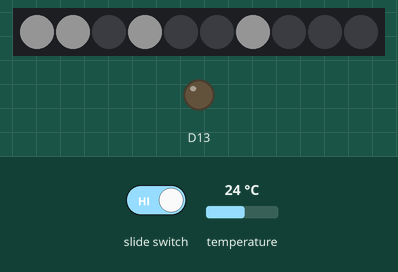
Recording of a sketch running on a simulated Adafruit Circuit Playground Express. Parts: 10 RGB LEDs in strip order, left to right, output pins drawn as LEDs (lit = HIGH). The test bench sets the inputs (shaded band); at power-on: temperature 24 °C. Dim RGB values are drawn brighter than linear.

Above: at 1.2 s.
1.3 s: temperature set to 12 °C
At 1.9 s:
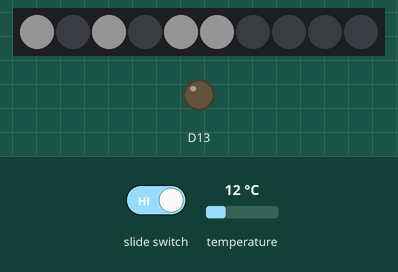
2.8 s: slide switch set LOW
At 3.1 s:
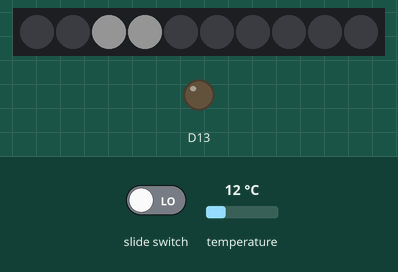
4.3 s: temperature set to 1.1 °C
At 5.3 s:
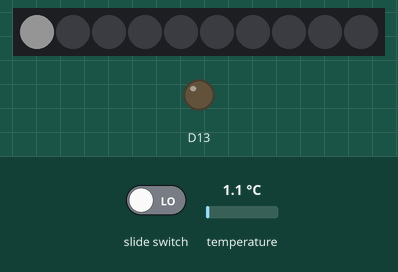
5.8 s: temperature set to 0.8 °C
At 6.6 s:
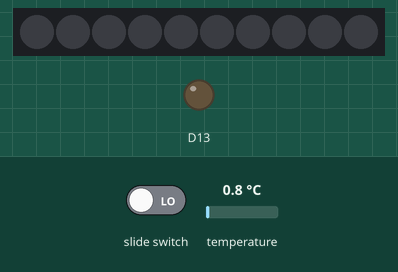
7.3 s: slide switch set HIGH
At 7.7 s:
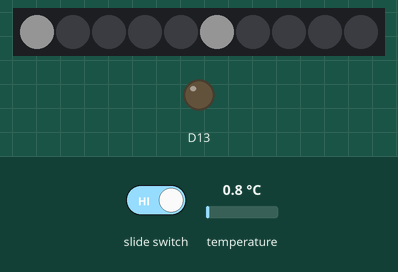
Timing chart, 0 to 9.8 s (numbered marks = the images above; inputs shaded):
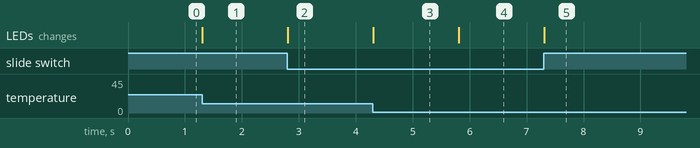

The sketch:

HowColdIsIt.ino
```cpp
// (licence header left out)
#include <Adafruit_CircuitPlayground.h>

float temperatureC, temperatureF;
float minTempC, minTempF;
uint8_t temperatureDisplay;
boolean isNegative;

///////////////////////////////////////////////////////////////////////////////
void setup() {
  // Initialize Circuit Playground library.
  CircuitPlayground.begin();

  // Turn off all the NexPixels.
  for (int p=0; p<10; p=p+1) {
    CircuitPlayground.setPixelColor(p, 0, 0, 0);
  }

  // Initialize temperature values to current temperature
  minTempC = CircuitPlayground.temperature();
  minTempF = CircuitPlayground.temperatureF();
}

///////////////////////////////////////////////////////////////////////////////
void loop() {
  // Get current temperatures.
  temperatureC = CircuitPlayground.temperature();
  temperatureF = CircuitPlayground.temperatureF();

  // Update minimum temperatures.
  if (temperatureC < minTempC) {
    minTempC = temperatureC;
  }
  if (temperatureF < minTempF) {
    minTempF = temperatureF;
  }

  // Use slide switch to choose temperature units.
  //    + (true)  = Fahrenheit
  //    - (false) = Celsius
  if (CircuitPlayground.slideSwitch() == true) {
    temperatureDisplay = uint8_t(abs(minTempF));
    if (minTempF < 0) {
      isNegative = true;
    } else {
      isNegative = false;
    }
  } else {
    temperatureDisplay = uint8_t(abs(minTempC));
    if (minTempC < 0) {
      isNegative = true;
    } else {
      isNegative = false;
    }
  }

  // Indicate sign of temperature on NeoPixel #8.
  if (isNegative == true) {
    // Blue light.
    CircuitPlayground.setPixelColor(8, 0, 0, 255);
  } else {
    // Off.
    CircuitPlayground.setPixelColor(8, 0, 0, 0);
  }

  // Display minimum temperature on NeoPixels #0-#7.
  for (int p=0; p<8; p=p+1) {
      // Is the least signficant bit a 1?
      if (temperatureDisplay & 0x01 == 1) {
        // Turn on the NeoPixel
        CircuitPlayground.setPixelColor(p, 255, 255, 255);
      } else {
        // Turn off the NeoPixel
        CircuitPlayground.setPixelColor(p, 0, 0, 0);
      }
      // Shift the value down to the next bit.
      temperatureDisplay = temperatureDisplay >> 1;
  }
}
```

Measured:
- the behaviour switches between 1 and 0.9 °C on temperature (found by bisection; images 3 and 4)
- after the input at 1.3 s, the LEDs: change at once (image 1)
- after the input at 2.8 s, the LEDs: change at once (image 2)
- after the input at 4.3 s, the LEDs: change at once (image 3)
- after the input at 5.8 s, the LEDs: change at once (image 4)
- after the input at 7.3 s, the LEDs: change at once (image 5)
